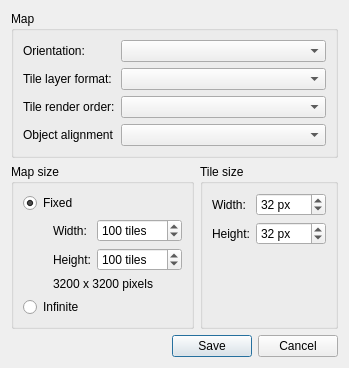
<?xml version="1.0" encoding="UTF-8"?>
<ui version="4.0">
 <class>NewMapDialog</class>
 <widget class="QDialog" name="NewMapDialog">
  <property name="geometry">
   <rect>
    <x>0</x>
    <y>0</y>
    <width>518</width>
    <height>534</height>
   </rect>
  </property>
  <property name="windowTitle">
   <string>New Map</string>
  </property>
  <layout class="QGridLayout" name="gridLayout_3">
   <property name="sizeConstraint">
    <enum>QLayout::SetFixedSize</enum>
   </property>
   <item row="0" column="0" colspan="2">
    <widget class="QGroupBox" name="groupBox">
     <property name="title">
      <string>Map</string>
     </property>
     <layout class="QGridLayout" name="gridLayout_4">
      <item row="3" column="0">
       <widget class="QLabel" name="renderOrderLabel">
        <property name="text">
         <string>Tile render order:</string>
        </property>
        <property name="buddy">
         <cstring>renderOrder</cstring>
        </property>
       </widget>
      </item>
      <item row="2" column="1">
       <widget class="QComboBox" name="layerFormat"/>
      </item>
      <item row="2" column="0">
       <widget class="QLabel" name="layerFormatLabel">
        <property name="text">
         <string>Tile layer format:</string>
        </property>
        <property name="buddy">
         <cstring>layerFormat</cstring>
        </property>
       </widget>
      </item>
      <item row="0" column="1">
       <widget class="QComboBox" name="orientation">
        <property name="sizePolicy">
         <sizepolicy hsizetype="Preferred" vsizetype="Fixed">
          <horstretch>1</horstretch>
          <verstretch>0</verstretch>
         </sizepolicy>
        </property>
       </widget>
      </item>
      <item row="3" column="1">
       <widget class="QComboBox" name="renderOrder"/>
      </item>
      <item row="0" column="0">
       <widget class="QLabel" name="label_5">
        <property name="text">
         <string>Orientation:</string>
        </property>
        <property name="buddy">
         <cstring>orientation</cstring>
        </property>
       </widget>
      </item>
      <item row="4" column="1">
       <widget class="QComboBox" name="objectAlignment"/>
      </item>
      <item row="4" column="0">
       <widget class="QLabel" name="label">
        <property name="text">
         <string>Object alignment</string>
        </property>
       </widget>
      </item>
     </layout>
    </widget>
   </item>
   <item row="1" column="0">
    <widget class="QGroupBox" name="groupBox_3">
     <property name="title">
      <string>Map size</string>
     </property>
     <layout class="QVBoxLayout" name="verticalLayout">
      <item>
       <widget class="QRadioButton" name="fixedSize">
        <property name="text">
         <string>Fixed</string>
        </property>
        <property name="checked">
         <bool>true</bool>
        </property>
       </widget>
      </item>
      <item>
       <layout class="QGridLayout" name="gridLayout_2">
        <item row="1" column="2">
         <widget class="QSpinBox" name="mapHeight">
          <property name="suffix">
           <string> tiles</string>
          </property>
          <property name="minimum">
           <number>1</number>
          </property>
          <property name="maximum">
           <number>99999</number>
          </property>
          <property name="value">
           <number>100</number>
          </property>
         </widget>
        </item>
        <item row="0" column="1">
         <widget class="QLabel" name="widthLabel">
          <property name="text">
           <string>Width:</string>
          </property>
          <property name="buddy">
           <cstring>mapWidth</cstring>
          </property>
         </widget>
        </item>
        <item row="0" column="2">
         <widget class="QSpinBox" name="mapWidth">
          <property name="suffix">
           <string extracomment="Remember starting with a space."> tiles</string>
          </property>
          <property name="minimum">
           <number>1</number>
          </property>
          <property name="maximum">
           <number>99999</number>
          </property>
          <property name="value">
           <number>100</number>
          </property>
         </widget>
        </item>
        <item row="1" column="1">
         <widget class="QLabel" name="heightLabel">
          <property name="text">
           <string>Height:</string>
          </property>
          <property name="buddy">
           <cstring>mapHeight</cstring>
          </property>
         </widget>
        </item>
        <item row="2" column="1" colspan="2">
         <widget class="QLabel" name="pixelSizeLabel">
          <property name="text">
           <string notr="true" extracomment="Dummy text">3200 x 3200 pixels</string>
          </property>
         </widget>
        </item>
        <item row="1" column="0">
         <spacer name="fixedSizeSpacer">
          <property name="orientation">
           <enum>Qt::Horizontal</enum>
          </property>
          <property name="sizeType">
           <enum>QSizePolicy::Fixed</enum>
          </property>
          <property name="sizeHint" stdset="0">
           <size>
            <width>30</width>
            <height>0</height>
           </size>
          </property>
         </spacer>
        </item>
       </layout>
      </item>
      <item>
       <widget class="QRadioButton" name="mapInfinite">
        <property name="text">
         <string>Infinite</string>
        </property>
       </widget>
      </item>
     </layout>
    </widget>
   </item>
   <item row="1" column="1">
    <widget class="QGroupBox" name="groupBox_2">
     <property name="title">
      <string>Tile size</string>
     </property>
     <layout class="QGridLayout" name="gridLayout">
      <item row="0" column="0">
       <widget class="QLabel" name="label_3">
        <property name="text">
         <string>Width:</string>
        </property>
        <property name="buddy">
         <cstring>tileWidth</cstring>
        </property>
       </widget>
      </item>
      <item row="0" column="1">
       <widget class="QSpinBox" name="tileWidth">
        <property name="suffix">
         <string extracomment="Remember starting with a space."> px</string>
        </property>
        <property name="minimum">
         <number>1</number>
        </property>
        <property name="maximum">
         <number>9999</number>
        </property>
        <property name="value">
         <number>32</number>
        </property>
       </widget>
      </item>
      <item row="1" column="0">
       <widget class="QLabel" name="label_4">
        <property name="text">
         <string>Height:</string>
        </property>
        <property name="buddy">
         <cstring>tileHeight</cstring>
        </property>
       </widget>
      </item>
      <item row="1" column="1">
       <widget class="QSpinBox" name="tileHeight">
        <property name="suffix">
         <string> px</string>
        </property>
        <property name="minimum">
         <number>1</number>
        </property>
        <property name="maximum">
         <number>9999</number>
        </property>
        <property name="value">
         <number>32</number>
        </property>
       </widget>
      </item>
      <item row="2" column="0" colspan="2">
       <spacer name="verticalSpacer_2">
        <property name="orientation">
         <enum>Qt::Vertical</enum>
        </property>
        <property name="sizeHint" stdset="0">
         <size>
          <width>0</width>
          <height>0</height>
         </size>
        </property>
       </spacer>
      </item>
     </layout>
    </widget>
   </item>
   <item row="2" column="0">
    <spacer name="verticalSpacer">
     <property name="orientation">
      <enum>Qt::Vertical</enum>
     </property>
     <property name="sizeHint" stdset="0">
      <size>
       <width>20</width>
       <height>0</height>
      </size>
     </property>
    </spacer>
   </item>
   <item row="3" column="0" colspan="2">
    <widget class="QDialogButtonBox" name="buttonBox">
     <property name="orientation">
      <enum>Qt::Horizontal</enum>
     </property>
     <property name="standardButtons">
      <set>QDialogButtonBox::Cancel|QDialogButtonBox::Save</set>
     </property>
    </widget>
   </item>
  </layout>
 </widget>
 <tabstops>
  <tabstop>orientation</tabstop>
  <tabstop>layerFormat</tabstop>
  <tabstop>renderOrder</tabstop>
  <tabstop>fixedSize</tabstop>
  <tabstop>mapWidth</tabstop>
  <tabstop>mapHeight</tabstop>
  <tabstop>mapInfinite</tabstop>
  <tabstop>tileWidth</tabstop>
  <tabstop>tileHeight</tabstop>
 </tabstops>
 <resources/>
 <connections>
  <connection>
   <sender>buttonBox</sender>
   <signal>accepted()</signal>
   <receiver>NewMapDialog</receiver>
   <slot>accept()</slot>
   <hints>
    <hint type="sourcelabel">
     <x>281</x>
     <y>520</y>
    </hint>
    <hint type="destinationlabel">
     <x>157</x>
     <y>274</y>
    </hint>
   </hints>
  </connection>
  <connection>
   <sender>buttonBox</sender>
   <signal>rejected()</signal>
   <receiver>NewMapDialog</receiver>
   <slot>reject()</slot>
   <hints>
    <hint type="sourcelabel">
     <x>349</x>
     <y>520</y>
    </hint>
    <hint type="destinationlabel">
     <x>286</x>
     <y>274</y>
    </hint>
   </hints>
  </connection>
 </connections>
</ui>
